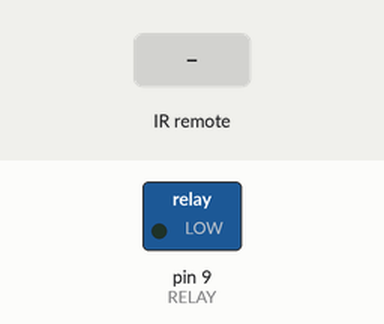
This sketch was run on a simulated Arduino Uno, built with avr-gcc and run on an emulated ATmega328P. On the bench: switched loads named in the sketch (green lamp = pin HIGH). Inputs (shaded band) come from the test bench.

Above: at 1.2 s.
1.3 s: infrared code 0xE0E0E01F received
At 2.5 s:
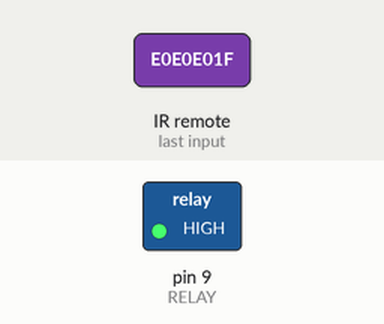
2.8 s: infrared code 0xE0E0D02F received
At 3.7 s:
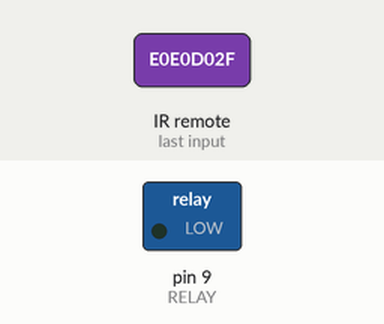
Timing chart, 0 to 5.8 s (numbered marks = the images above; inputs shaded):
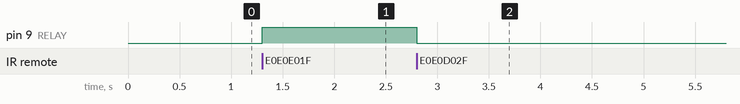

The sketch:

firmware.ino
```cpp
#include <IRremote.h>

#define IR 11
#define RELAY 9

IRrecv irrecv(IR);
IRsend irsender;
decode_results results;

unsigned long code;

void setup()
{
  pinMode(RELAY, OUTPUT);
  digitalWrite(RELAY, LOW);

  irrecv.blink13(true);
  irrecv.enableIRIn();
}

void loop() {
  if (irrecv.decode(&results)) {
    unsigned long current = results.value;
    if (current != code) {
      code = current;
      switch (code) {
        case 3772833823:
          digitalWrite(RELAY, HIGH);
          break;
        case 3772829743:
          digitalWrite(RELAY, LOW);
          break;
      }
    }

    irrecv.resume();
    delay(100);
  }
}
```

Measured:
- after the input at 1.3 s, pin 9 (RELAY): LOW → HIGH at once
- after the input at 2.8 s, pin 9 (RELAY): HIGH → LOW at once
